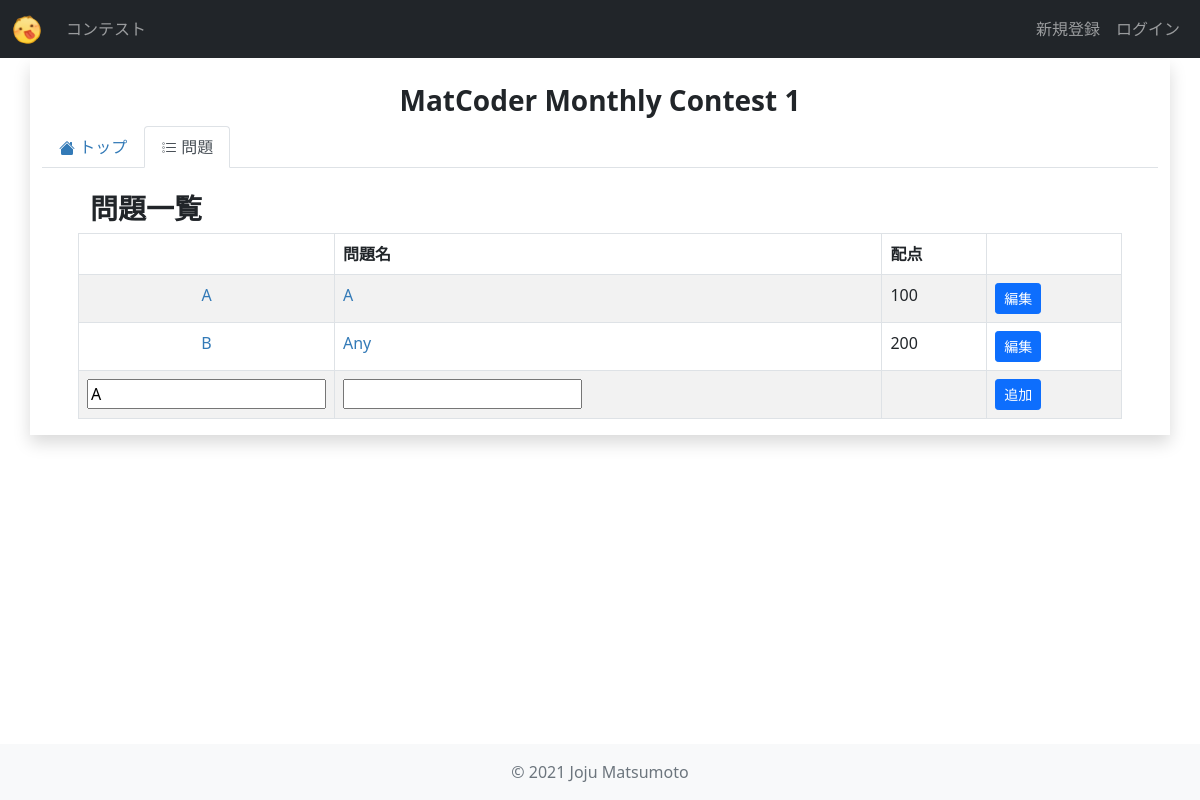
Screenshot of /contests/mmc_1/problems/edit/ with the database file from the repository.
### contests/models.py (models this page shows, shortened)
class Contest(models.Model):
    title = models.CharField(
        verbose_name="タイトル",
        max_length=255,
    )
    abstract = models.TextField(
        verbose_name="概要",
        max_length=2000,
    )
    short_name = models.CharField(
        verbose_name="省略形",
        max_length=20,
        unique=True,
        default="null",
    )
    start_date = models.DateTimeField(
        verbose_name="開始日時",
    )
    end_date = models.DateTimeField(
        verbose_name="終了日時",
    )
    users = models.ManyToManyField(
        settings.AUTH_USER_MODEL,
        verbose_name="参加者",
        blank=True,
    )
    penalty = models.IntegerField(
        verbose_name="ペナルティ(分)",
        default=5,
    )

class Problem(models.Model):
    order = models.CharField(
        verbose_name="問題番号(アルファベット)",
        max_length=5,
        default="A",
    )
    title = models.CharField(
        verbose_name="タイトル",
        max_length=100,
    )
    question = models.TextField(
        verbose_name="問題",
        max_length=2000,
    )
    answer = models.TextField(
        verbose_name="正解",
        max_length=2000,
    )
    contest = models.ForeignKey(
        Contest,
        verbose_name="コンテスト",
        on_delete=models.CASCADE,
    )
    point = models.IntegerField(
        verbose_name="スコア",
        default=0,
    )

### contests/views.py (the view, shortened to what this page needs)
class ProblemsEditView(View):
    def get(self, request, short_name, *args, **kwargs):
        contest = models.Contest.objects.get(short_name=short_name)
        problems = contest.problem_set.order_by("order")
        form = forms.ProblemsAddForm()
        context = {
            "contest": contest,
            "problems": problems,
            "form": form,
        }
        return render(request, "contests/problems_edit.html", context)

### contests/forms.py
class ProblemsAddForm(forms.ModelForm):
    class Meta:
        model = models.Problem
        fields = ("order", "title")

### contests/templates/contests/problems_edit.html (shortened to what this page needs)
{% extends 'contests/contest_edit_base.html' %}
{% block contest_tab_problems %}active{% endblock contest_tab_problems %}
{% block contest_content %}
<div class="row ps-5 pe-5">
    <div class="col-sm-12">
        <h3>問題一覧</h3>
    </div>
</div>
<div class="row ps-5 pe-5">
    <table class="table table-bordered table-striped">
        <thead>
            <tr>
                <th width="5%"></th>
                <th>問題名</th>
                <th>配点</th>
                <th></th>
            </tr>
        </thead>
        <tbody>
            {% for problem in problems %}
                <tr>
                    <td class="text-center">
                        <a href="{% url 'contests:problem_detail' contest.short_name problem.pk %}">{{problem.order}}</a>
                    </td>
                    <td>
                        <a href="{% url 'contests:problem_detail' contest.short_name problem.pk %}">{{problem.title}}</a>
                    </td>
                    <td>
                        {{problem.point}}
                    </td>
                    <td>
                        <a href="{% url 'contests:problem_detail_edit' contest.short_name problem.pk %}" class="btn btn-primary btn-sm">編集</a>
                    </td>
                </tr>
            {% endfor %}
            <tr>
                <form action="" method="post">
                    <td>
                        {{form.order}}
                    </td>
                    <td>
                        {{form.title}}
                    </td>
                    <td></td>
                    <td><button class="btn btn-primary btn-sm">追加</button></td>
                </form>
            </tr>
        </tbody>
    </table>
</div>
{% endblock contest_content %}

### contests/templates/contests/contest_edit_base.html (shortened to what this page needs)
{% extends 'base.html' %}
{% block content %}
<div class="row">
    <div class="col-12 mt-4 text-center">
        <h3>{{contest.title}}</h3>
    </div>
    <div class="col-12">
        <ul class="nav nav-tabs navbar-dark mb-4">
            <li class="nav-item">
                <a class="nav-link {% block contest_tab_detail %}{% endblock %}" href="{% url 'contests:contest_detail_edit' contest.short_name %}">
                    トップ
                </a>
            </li>
            <li class="nav-item">
                <a class="nav-link {% block contest_tab_problems %}{% endblock %}" href="{% url 'contests:problems_edit' contest.short_name %}">
                    問題
                </a>
            </li>
        </ul>
    </div>
</div>
{% block contest_content %}{% endblock contest_content %}
{% endblock content %}

### static/css/main.css (style rules this page uses)
body { background-color: white; }
a { color: #337ab7; text-decoration: none; }
thead > tr { font-weight: bold; }
h2, h3, h4, h5 { font-weight: bold; }

### rows the page displays
Contest: title "MatCoder Monthly Contest 1"
Problem: order "A", title "A", point "100"
Problem: order "B", title "Any", point "200"
